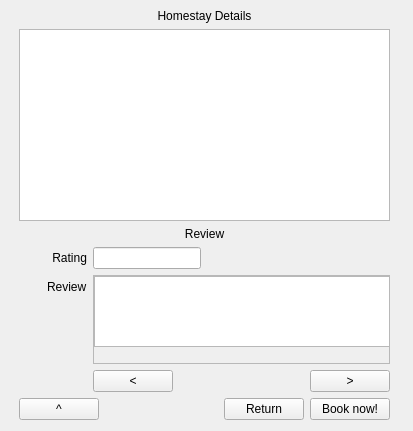
<?xml version="1.0" encoding="UTF-8"?>
<ui version="4.0">
 <class>HomestayDetail</class>
 <widget class="QWidget" name="HomestayDetail">
  <property name="geometry">
   <rect>
    <x>0</x>
    <y>0</y>
    <width>413</width>
    <height>431</height>
   </rect>
  </property>
  <property name="windowTitle">
   <string>Form</string>
  </property>
  <widget class="QWidget" name="verticalLayoutWidget">
   <property name="geometry">
    <rect>
     <x>19</x>
     <y>9</y>
     <width>371</width>
     <height>411</height>
    </rect>
   </property>
   <layout class="QVBoxLayout" name="verticalLayout">
    <item>
     <layout class="QVBoxLayout" name="verticalLayout_2">
      <item>
       <widget class="QLabel" name="label">
        <property name="sizePolicy">
         <sizepolicy hsizetype="Preferred" vsizetype="Fixed">
          <horstretch>0</horstretch>
          <verstretch>0</verstretch>
         </sizepolicy>
        </property>
        <property name="text">
         <string>Homestay Details</string>
        </property>
        <property name="alignment">
         <set>Qt::AlignCenter</set>
        </property>
       </widget>
      </item>
     </layout>
    </item>
    <item>
     <widget class="QTableView" name="tableView"/>
    </item>
    <item>
     <widget class="QLabel" name="label_11">
      <property name="sizePolicy">
       <sizepolicy hsizetype="Preferred" vsizetype="Fixed">
        <horstretch>0</horstretch>
        <verstretch>0</verstretch>
       </sizepolicy>
      </property>
      <property name="text">
       <string>Review</string>
      </property>
      <property name="alignment">
       <set>Qt::AlignCenter</set>
      </property>
     </widget>
    </item>
    <item>
     <layout class="QVBoxLayout" name="verticalLayout_8">
      <item>
       <layout class="QFormLayout" name="formLayout_2">
        <property name="fieldGrowthPolicy">
         <enum>QFormLayout::ExpandingFieldsGrow</enum>
        </property>
        <property name="labelAlignment">
         <set>Qt::AlignRight|Qt::AlignTrailing|Qt::AlignVCenter</set>
        </property>
        <item row="0" column="0">
         <widget class="QLabel" name="label_9">
          <property name="text">
           <string>          Rating</string>
          </property>
         </widget>
        </item>
        <item row="0" column="1">
         <widget class="QLineEdit" name="lineEditRate">
          <property name="enabled">
           <bool>true</bool>
          </property>
          <property name="sizePolicy">
           <sizepolicy hsizetype="Fixed" vsizetype="Fixed">
            <horstretch>0</horstretch>
            <verstretch>0</verstretch>
           </sizepolicy>
          </property>
          <property name="readOnly">
           <bool>true</bool>
          </property>
         </widget>
        </item>
        <item row="1" column="0">
         <widget class="QLabel" name="label_10">
          <property name="text">
           <string>Review</string>
          </property>
         </widget>
        </item>
        <item row="1" column="1">
         <widget class="QScrollArea" name="scrollArea">
          <property name="verticalScrollBarPolicy">
           <enum>Qt::ScrollBarAlwaysOff</enum>
          </property>
          <property name="horizontalScrollBarPolicy">
           <enum>Qt::ScrollBarAsNeeded</enum>
          </property>
          <property name="widgetResizable">
           <bool>true</bool>
          </property>
          <widget class="QWidget" name="scrollAreaWidgetContents_2">
           <property name="geometry">
            <rect>
             <x>0</x>
             <y>0</y>
             <width>280</width>
             <height>72</height>
            </rect>
           </property>
           <widget class="QTextEdit" name="textEditReview">
            <property name="enabled">
             <bool>true</bool>
            </property>
            <property name="geometry">
             <rect>
              <x>0</x>
              <y>0</y>
              <width>311</width>
              <height>71</height>
             </rect>
            </property>
            <property name="readOnly">
             <bool>true</bool>
            </property>
           </widget>
          </widget>
         </widget>
        </item>
        <item row="2" column="1">
         <layout class="QHBoxLayout" name="horizontalLayout_14">
          <item>
           <widget class="QPushButton" name="buttonPrevRev">
            <property name="sizePolicy">
             <sizepolicy hsizetype="Minimum" vsizetype="Fixed">
              <horstretch>0</horstretch>
              <verstretch>0</verstretch>
             </sizepolicy>
            </property>
            <property name="text">
             <string>&lt;</string>
            </property>
           </widget>
          </item>
          <item>
           <spacer name="horizontalSpacer">
            <property name="orientation">
             <enum>Qt::Horizontal</enum>
            </property>
            <property name="sizeHint" stdset="0">
             <size>
              <width>40</width>
              <height>20</height>
             </size>
            </property>
           </spacer>
          </item>
          <item>
           <widget class="QPushButton" name="buttonNextRev">
            <property name="text">
             <string>&gt;</string>
            </property>
           </widget>
          </item>
         </layout>
        </item>
       </layout>
      </item>
      <item>
       <layout class="QHBoxLayout" name="horizontalLayout_16">
        <item>
         <widget class="QPushButton" name="buttonHome">
          <property name="sizePolicy">
           <sizepolicy hsizetype="Fixed" vsizetype="Fixed">
            <horstretch>0</horstretch>
            <verstretch>0</verstretch>
           </sizepolicy>
          </property>
          <property name="text">
           <string>^</string>
          </property>
         </widget>
        </item>
        <item>
         <spacer name="horizontalSpacer_2">
          <property name="orientation">
           <enum>Qt::Horizontal</enum>
          </property>
          <property name="sizeHint" stdset="0">
           <size>
            <width>40</width>
            <height>20</height>
           </size>
          </property>
         </spacer>
        </item>
        <item>
         <widget class="QPushButton" name="buttonReturn">
          <property name="text">
           <string>Return</string>
          </property>
         </widget>
        </item>
        <item>
         <widget class="QPushButton" name="buttonBook">
          <property name="text">
           <string>Book now!</string>
          </property>
         </widget>
        </item>
       </layout>
      </item>
     </layout>
    </item>
   </layout>
  </widget>
 </widget>
 <resources/>
 <connections/>
</ui>
